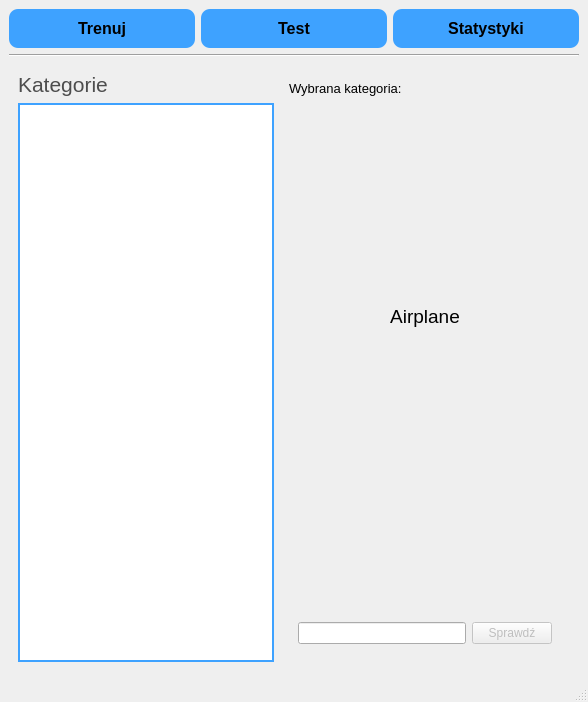
<?xml version="1.0" encoding="UTF-8"?>
<ui version="4.0">
 <class>MainWindow</class>
 <widget class="QMainWindow" name="MainWindow">
  <property name="geometry">
   <rect>
    <x>0</x>
    <y>0</y>
    <width>588</width>
    <height>702</height>
   </rect>
  </property>
  <property name="windowTitle">
   <string>MainWindow</string>
  </property>
  <property name="styleSheet">
   <string notr="true"/>
  </property>
  <widget class="QWidget" name="centralwidget">
   <layout class="QVBoxLayout" name="verticalLayout_11">
    <item>
     <layout class="QVBoxLayout" name="verticalLayout">
      <item>
       <layout class="QHBoxLayout" name="horizontalLayout">
        <item>
         <widget class="QPushButton" name="trainButton">
          <property name="font">
           <font>
            <pointsize>-1</pointsize>
            <weight>62</weight>
            <bold>true</bold>
           </font>
          </property>
          <property name="cursor">
           <cursorShape>PointingHandCursor</cursorShape>
          </property>
          <property name="styleSheet">
           <string notr="true">background-color: rgb(62, 162, 255);
border: none;
color: &quot;white&quot;;
padding-bottom: 10px;
padding-top: 10px;
border-radius: 9;
font-weight: 500;
font-size: 16px;</string>
          </property>
          <property name="text">
           <string>Trenuj</string>
          </property>
         </widget>
        </item>
        <item>
         <widget class="QPushButton" name="examButton">
          <property name="cursor">
           <cursorShape>PointingHandCursor</cursorShape>
          </property>
          <property name="styleSheet">
           <string notr="true">background-color: rgb(62, 162, 255);
border: none;
color: &quot;white&quot;;
padding-bottom: 10px;
padding-top: 10px;
border-radius: 9;
font-weight: 500;
font-size: 16px;</string>
          </property>
          <property name="text">
           <string>Test</string>
          </property>
         </widget>
        </item>
        <item>
         <widget class="QPushButton" name="statsButton">
          <property name="cursor">
           <cursorShape>PointingHandCursor</cursorShape>
          </property>
          <property name="styleSheet">
           <string notr="true">background-color: rgb(62, 162, 255);
border: none;
color: &quot;white&quot;;
padding-bottom: 10px;
padding-top: 10px;
border-radius: 9;
font-weight: 500;
font-size: 16px</string>
          </property>
          <property name="text">
           <string>Statystyki</string>
          </property>
         </widget>
        </item>
       </layout>
      </item>
      <item>
       <widget class="Line" name="line_2">
        <property name="orientation">
         <enum>Qt::Horizontal</enum>
        </property>
       </widget>
      </item>
      <item>
       <widget class="QStackedWidget" name="pagesStack">
        <property name="currentIndex">
         <number>0</number>
        </property>
        <widget class="QWidget" name="page">
         <layout class="QHBoxLayout" name="horizontalLayout_4">
          <item>
           <layout class="QVBoxLayout" name="verticalLayout_2">
            <item>
             <widget class="QLabel" name="label">
              <property name="font">
               <font>
                <pointsize>16</pointsize>
                <weight>50</weight>
                <bold>false</bold>
               </font>
              </property>
              <property name="styleSheet">
               <string notr="true">color: rgb(77, 77, 77);
</string>
              </property>
              <property name="text">
               <string>Kategorie</string>
              </property>
             </widget>
            </item>
            <item>
             <widget class="QListWidget" name="categoriesField">
              <property name="sizePolicy">
               <sizepolicy hsizetype="Maximum" vsizetype="Expanding">
                <horstretch>0</horstretch>
                <verstretch>0</verstretch>
               </sizepolicy>
              </property>
              <property name="styleSheet">
               <string notr="true">QListWidget
{
	border : 2px solid rgb(62, 162, 255);
	background-color: 'white';
}
QListWidget QScrollBar
{
	background : lightblue;
}
QListView::item:selected
{
	background-color: rgb(222, 222, 222);
}
QListView::item
{
	padding-top: 7px;
	padding-bottom: 7px;
   color: rgb(77, 77, 77);
}
QListView
{
	outline: 0;
   font-size: 16px;
   font-weight: 450;
}</string>
              </property>
             </widget>
            </item>
           </layout>
          </item>
          <item>
           <widget class="QWidget" name="widget" native="true">
            <property name="cursor">
             <cursorShape>ArrowCursor</cursorShape>
            </property>
            <layout class="QVBoxLayout" name="verticalLayout_3">
             <item>
              <widget class="QLabel" name="choosenCategoryHeader">
               <property name="sizePolicy">
                <sizepolicy hsizetype="Preferred" vsizetype="Maximum">
                 <horstretch>0</horstretch>
                 <verstretch>0</verstretch>
                </sizepolicy>
               </property>
               <property name="font">
                <font>
                 <pointsize>10</pointsize>
                </font>
               </property>
               <property name="text">
                <string>Wybrana kategoria:</string>
               </property>
              </widget>
             </item>
             <item>
              <widget class="QLabel" name="cardName">
               <property name="font">
                <font>
                 <pointsize>14</pointsize>
                 <weight>50</weight>
                 <bold>false</bold>
                </font>
               </property>
               <property name="text">
                <string>Airplane</string>
               </property>
               <property name="alignment">
                <set>Qt::AlignCenter</set>
               </property>
              </widget>
             </item>
             <item>
              <widget class="QLabel" name="answerFeedbackLabel">
               <property name="sizePolicy">
                <sizepolicy hsizetype="Minimum" vsizetype="Fixed">
                 <horstretch>0</horstretch>
                 <verstretch>0</verstretch>
                </sizepolicy>
               </property>
               <property name="minimumSize">
                <size>
                 <width>0</width>
                 <height>70</height>
                </size>
               </property>
               <property name="font">
                <font>
                 <pointsize>-1</pointsize>
                 <weight>50</weight>
                 <bold>false</bold>
                </font>
               </property>
               <property name="styleSheet">
                <string notr="true">padding: 10px;
font-size: 18px;
font-weight: 400;</string>
               </property>
               <property name="text">
                <string/>
               </property>
               <property name="alignment">
                <set>Qt::AlignCenter</set>
               </property>
              </widget>
             </item>
             <item>
              <widget class="QWidget" name="flashcardsInputsContainer" native="true">
               <property name="sizePolicy">
                <sizepolicy hsizetype="Preferred" vsizetype="Maximum">
                 <horstretch>0</horstretch>
                 <verstretch>0</verstretch>
                </sizepolicy>
               </property>
               <property name="baseSize">
                <size>
                 <width>0</width>
                 <height>0</height>
                </size>
               </property>
               <layout class="QHBoxLayout" name="horizontalLayout_3">
                <item>
                 <widget class="QLineEdit" name="answerInput"/>
                </item>
                <item>
                 <widget class="QPushButton" name="flashcardButton">
                  <property name="enabled">
                   <bool>false</bool>
                  </property>
                  <property name="text">
                   <string>Sprawdź</string>
                  </property>
                 </widget>
                </item>
               </layout>
              </widget>
             </item>
            </layout>
           </widget>
          </item>
         </layout>
        </widget>
        <widget class="QWidget" name="page_2">
         <layout class="QVBoxLayout" name="verticalLayout_6">
          <item>
           <widget class="QWidget" name="widget_2" native="true">
            <property name="sizePolicy">
             <sizepolicy hsizetype="Preferred" vsizetype="Maximum">
              <horstretch>0</horstretch>
              <verstretch>0</verstretch>
             </sizepolicy>
            </property>
            <layout class="QHBoxLayout" name="horizontalLayout_6">
             <item>
              <widget class="QPushButton" name="testEasyBtn">
               <property name="cursor">
                <cursorShape>PointingHandCursor</cursorShape>
               </property>
               <property name="styleSheet">
                <string notr="true">color: rgb(62, 162, 255);
border-radius: 5px;
background-color: 'white';
border: 2px solid rgb(62, 162, 255);
padding: 7px;
padding-left: 15px;
padding-right: 15px;
font-weight: 500;</string>
               </property>
               <property name="text">
                <string>Łatwy</string>
               </property>
              </widget>
             </item>
             <item>
              <widget class="QPushButton" name="testMediumBtn">
               <property name="cursor">
                <cursorShape>PointingHandCursor</cursorShape>
               </property>
               <property name="styleSheet">
                <string notr="true">color: rgb(62, 162, 255);
border-radius: 5px;
background-color: 'white';
border: 2px solid rgb(62, 162, 255);
padding: 7px;
padding-left: 15px;
padding-right: 15px;
font-weight: 500;</string>
               </property>
               <property name="text">
                <string>Średni</string>
               </property>
              </widget>
             </item>
             <item>
              <widget class="QPushButton" name="testHardBtn">
               <property name="cursor">
                <cursorShape>PointingHandCursor</cursorShape>
               </property>
               <property name="styleSheet">
                <string notr="true">color: rgb(62, 162, 255);
border-radius: 5px;
background-color: 'white';
border: 2px solid rgb(62, 162, 255);
padding: 7px;
padding-left: 15px;
padding-right: 15px;
font-weight: 500;</string>
               </property>
               <property name="text">
                <string>Trudny</string>
               </property>
              </widget>
             </item>
             <item>
              <spacer name="horizontalSpacer">
               <property name="orientation">
                <enum>Qt::Horizontal</enum>
               </property>
               <property name="sizeHint" stdset="0">
                <size>
                 <width>118</width>
                 <height>20</height>
                </size>
               </property>
              </spacer>
             </item>
             <item>
              <widget class="QPushButton" name="testStartBtn">
               <property name="enabled">
                <bool>false</bool>
               </property>
               <property name="cursor">
                <cursorShape>PointingHandCursor</cursorShape>
               </property>
               <property name="styleSheet">
                <string notr="true">QPushButton:enabled {
color: rgb(62, 162, 255);
border-radius: 5px;
background-color: 'white';
border: 2px solid rgb(62, 162, 255);
padding: 7px;
padding-left: 15px;
padding-right: 15px;
font-weight: 500;
}
QPushButton:disabled {
color: rgb(62, 162, 255);
border-radius: 5px;
background-color: 'white';
border: 2px solid rgb(62, 162, 255);
padding: 7px;
padding-left: 15px;
padding-right: 15px;
font-weight: 500;
border: 2px solid rgb(118, 152, 184);
color: rgb(118, 152, 184);
background-color: rgb(227, 227, 227);
}</string>
               </property>
               <property name="text">
                <string>Rozpocznij</string>
               </property>
              </widget>
             </item>
            </layout>
           </widget>
          </item>
          <item>
           <widget class="QLabel" name="testTimerLabel">
            <property name="font">
             <font>
              <pointsize>20</pointsize>
             </font>
            </property>
            <property name="text">
             <string/>
            </property>
            <property name="alignment">
             <set>Qt::AlignCenter</set>
            </property>
           </widget>
          </item>
          <item>
           <widget class="QStackedWidget" name="testStack">
            <property name="currentIndex">
             <number>2</number>
            </property>
            <widget class="QWidget" name="page_6">
             <layout class="QVBoxLayout" name="verticalLayout_8">
              <item>
               <widget class="QWidget" name="testsMainDisplay" native="true">
                <layout class="QVBoxLayout" name="verticalLayout_7">
                 <item>
                  <widget class="QLabel" name="testCardLabel">
                   <property name="font">
                    <font>
                     <family>Arial</family>
                     <pointsize>20</pointsize>
                    </font>
                   </property>
                   <property name="text">
                    <string>TextLabel</string>
                   </property>
                   <property name="alignment">
                    <set>Qt::AlignCenter</set>
                   </property>
                  </widget>
                 </item>
                 <item>
                  <widget class="QWidget" name="widget_4" native="true">
                   <property name="sizePolicy">
                    <sizepolicy hsizetype="Preferred" vsizetype="Maximum">
                     <horstretch>0</horstretch>
                     <verstretch>0</verstretch>
                    </sizepolicy>
                   </property>
                   <layout class="QHBoxLayout" name="horizontalLayout_7">
                    <item>
                     <widget class="QLineEdit" name="testCardInput"/>
                    </item>
                    <item>
                     <widget class="QPushButton" name="testCardBtn">
                      <property name="minimumSize">
                       <size>
                        <width>150</width>
                        <height>0</height>
                       </size>
                      </property>
                      <property name="text">
                       <string>Dalej</string>
                      </property>
                     </widget>
                    </item>
                   </layout>
                  </widget>
                 </item>
                </layout>
               </widget>
              </item>
             </layout>
            </widget>
            <widget class="QWidget" name="page_7">
             <layout class="QVBoxLayout" name="verticalLayout_10">
              <item>
               <widget class="QWidget" name="widget_3" native="true">
                <layout class="QVBoxLayout" name="verticalLayout_9">
                 <item>
                  <widget class="QLabel" name="examScoreHeader">
                   <property name="text">
                    <string>Wynik: 14/20 pkt. (70%)</string>
                   </property>
                   <property name="alignment">
                    <set>Qt::AlignCenter</set>
                   </property>
                  </widget>
                 </item>
                 <item>
                  <widget class="QLabel" name="label_3">
                   <property name="text">
                    <string>Twoje odpowiedzi:</string>
                   </property>
                  </widget>
                 </item>
                 <item>
                  <widget class="QScrollArea" name="examAnswerScroll">
                   <property name="widgetResizable">
                    <bool>true</bool>
                   </property>
                   <widget class="QWidget" name="scrollAreaWidgetContents">
                    <property name="geometry">
                     <rect>
                      <x>0</x>
                      <y>0</y>
                      <width>512</width>
                      <height>397</height>
                     </rect>
                    </property>
                    <layout class="QHBoxLayout" name="horizontalLayout_2">
                     <item>
                      <widget class="QWidget" name="scrollItemsHolder" native="true"/>
                     </item>
                    </layout>
                   </widget>
                  </widget>
                 </item>
                </layout>
               </widget>
              </item>
             </layout>
            </widget>
            <widget class="QWidget" name="page_8"/>
           </widget>
          </item>
         </layout>
        </widget>
        <widget class="QWidget" name="page_3">
         <layout class="QVBoxLayout" name="verticalLayout_4">
          <item>
           <layout class="QHBoxLayout" name="horizontalLayout_5">
            <item>
             <widget class="QPushButton" name="statsAnswersBtn">
              <property name="cursor">
               <cursorShape>PointingHandCursor</cursorShape>
              </property>
              <property name="styleSheet">
               <string notr="true">color: rgb(62, 162, 255);
border-radius: 5px;
background-color: 'white';
border: 2px solid rgb(62, 162, 255);
padding: 5px;
font-weight: 500;</string>
              </property>
              <property name="text">
               <string>Odpowiedzi</string>
              </property>
             </widget>
            </item>
            <item>
             <widget class="QPushButton" name="statsTestsBtn">
              <property name="cursor">
               <cursorShape>PointingHandCursor</cursorShape>
              </property>
              <property name="styleSheet">
               <string notr="true">color: rgb(62, 162, 255);
border-radius: 5px;
background-color: 'white';
border: 2px solid rgb(62, 162, 255);
padding: 5px;
font-weight: 500;</string>
              </property>
              <property name="text">
               <string>Testy</string>
              </property>
             </widget>
            </item>
            <item>
             <widget class="QPushButton" name="statsOtherBtn">
              <property name="cursor">
               <cursorShape>PointingHandCursor</cursorShape>
              </property>
              <property name="styleSheet">
               <string notr="true">color: rgb(62, 162, 255);
border-radius: 5px;
background-color: 'white';
border: 2px solid rgb(62, 162, 255);
padding: 5px;
font-weight: 500;</string>
              </property>
              <property name="text">
               <string>Inne</string>
              </property>
             </widget>
            </item>
            <item>
             <widget class="QPushButton" name="refreshStatsBtn">
              <property name="maximumSize">
               <size>
                <width>50</width>
                <height>27</height>
               </size>
              </property>
              <property name="cursor">
               <cursorShape>PointingHandCursor</cursorShape>
              </property>
              <property name="styleSheet">
               <string notr="true">color: rgb(62, 162, 255);
border-radius: 5px;
background-color: rgb(62, 162, 255);
border: 2px solid rgb(62, 162, 255);
padding: 5px;
font-weight: 500;</string>
              </property>
              <property name="text">
               <string/>
              </property>
              <property name="icon">
               <iconset>
                <normaloff>storage/icons/refresh.svg</normaloff>storage/icons/refresh.svg</iconset>
              </property>
             </widget>
            </item>
           </layout>
          </item>
          <item>
           <widget class="QStackedWidget" name="statsStack">
            <property name="autoFillBackground">
             <bool>false</bool>
            </property>
            <property name="currentIndex">
             <number>0</number>
            </property>
            <widget class="QWidget" name="page_4">
             <layout class="QVBoxLayout" name="verticalLayout_5">
              <item>
               <widget class="QWidget" name="correctPlot" native="true"/>
              </item>
              <item>
               <widget class="QWidget" name="wrongPlot" native="true"/>
              </item>
             </layout>
            </widget>
            <widget class="QWidget" name="page_5">
             <layout class="QHBoxLayout" name="horizontalLayout_8">
              <item>
               <widget class="QListWidget" name="prevExamsList">
                <property name="sizePolicy">
                 <sizepolicy hsizetype="Maximum" vsizetype="Expanding">
                  <horstretch>0</horstretch>
                  <verstretch>0</verstretch>
                 </sizepolicy>
                </property>
               </widget>
              </item>
              <item>
               <widget class="QScrollArea" name="scrollArea">
                <property name="widgetResizable">
                 <bool>true</bool>
                </property>
                <widget class="QWidget" name="scrollAreaWidgetContents_2">
                 <property name="geometry">
                  <rect>
                   <x>0</x>
                   <y>0</y>
                   <width>268</width>
                   <height>512</height>
                  </rect>
                 </property>
                 <layout class="QVBoxLayout" name="verticalLayout_12">
                  <item>
                   <widget class="QWidget" name="examsHistoryHolder" native="true"/>
                  </item>
                 </layout>
                </widget>
               </widget>
              </item>
             </layout>
            </widget>
            <widget class="QWidget" name="page_9">
             <layout class="QVBoxLayout" name="verticalLayout_13">
              <item>
               <widget class="QWidget" name="widget_5" native="true">
                <property name="sizePolicy">
                 <sizepolicy hsizetype="Preferred" vsizetype="Maximum">
                  <horstretch>0</horstretch>
                  <verstretch>0</verstretch>
                 </sizepolicy>
                </property>
                <property name="autoFillBackground">
                 <bool>false</bool>
                </property>
                <property name="styleSheet">
                 <string notr="true">background-color: white;
border-radius: 7px;</string>
                </property>
                <layout class="QVBoxLayout" name="verticalLayout_16">
                 <property name="spacing">
                  <number>6</number>
                 </property>
                 <property name="sizeConstraint">
                  <enum>QLayout::SetDefaultConstraint</enum>
                 </property>
                 <item>
                  <widget class="QWidget" name="widget_6" native="true">
                   <property name="sizePolicy">
                    <sizepolicy hsizetype="Preferred" vsizetype="Maximum">
                     <horstretch>0</horstretch>
                     <verstretch>0</verstretch>
                    </sizepolicy>
                   </property>
                   <layout class="QVBoxLayout" name="verticalLayout_14">
                    <item>
                     <widget class="QWidget" name="widget_7" native="true">
                      <property name="sizePolicy">
                       <sizepolicy hsizetype="Preferred" vsizetype="Maximum">
                        <horstretch>0</horstretch>
                        <verstretch>0</verstretch>
                       </sizepolicy>
                      </property>
                      <layout class="QHBoxLayout" name="horizontalLayout_12">
                       <item>
                        <widget class="QLabel" name="label_2">
                         <property name="font">
                          <font>
                           <family>Arial</family>
                           <pointsize>12</pointsize>
                           <weight>50</weight>
                           <bold>false</bold>
                          </font>
                         </property>
                         <property name="text">
                          <string>Odpowiedzi:</string>
                         </property>
                        </widget>
                       </item>
                       <item>
                        <widget class="QLabel" name="labelAllAnswers">
                         <property name="font">
                          <font>
                           <family>Arial</family>
                           <pointsize>12</pointsize>
                          </font>
                         </property>
                         <property name="text">
                          <string>222</string>
                         </property>
                        </widget>
                       </item>
                      </layout>
                     </widget>
                    </item>
                    <item>
                     <widget class="QWidget" name="widget_8" native="true">
                      <property name="sizePolicy">
                       <sizepolicy hsizetype="Preferred" vsizetype="Maximum">
                        <horstretch>0</horstretch>
                        <verstretch>0</verstretch>
                       </sizepolicy>
                      </property>
                      <layout class="QHBoxLayout" name="horizontalLayout_11">
                       <item>
                        <widget class="QLabel" name="label_5">
                         <property name="font">
                          <font>
                           <family>Arial</family>
                           <pointsize>12</pointsize>
                          </font>
                         </property>
                         <property name="text">
                          <string>Poprawne:</string>
                         </property>
                        </widget>
                       </item>
                       <item>
                        <widget class="QLabel" name="labelCorrectAnswers">
                         <property name="font">
                          <font>
                           <family>Arial</family>
                           <pointsize>12</pointsize>
                          </font>
                         </property>
                         <property name="text">
                          <string>122</string>
                         </property>
                        </widget>
                       </item>
                      </layout>
                     </widget>
                    </item>
                    <item>
                     <widget class="QWidget" name="widget_9" native="true">
                      <property name="sizePolicy">
                       <sizepolicy hsizetype="Preferred" vsizetype="Maximum">
                        <horstretch>0</horstretch>
                        <verstretch>0</verstretch>
                       </sizepolicy>
                      </property>
                      <layout class="QHBoxLayout" name="horizontalLayout_10">
                       <item>
                        <widget class="QLabel" name="label_9">
                         <property name="font">
                          <font>
                           <family>Arial</family>
                           <pointsize>12</pointsize>
                          </font>
                         </property>
                         <property name="text">
                          <string>Błędne</string>
                         </property>
                        </widget>
                       </item>
                       <item>
                        <widget class="QLabel" name="labelWrongAnswers">
                         <property name="font">
                          <font>
                           <family>Arial</family>
                           <pointsize>12</pointsize>
                          </font>
                         </property>
                         <property name="text">
                          <string>100</string>
                         </property>
                        </widget>
                       </item>
                      </layout>
                     </widget>
                    </item>
                    <item>
                     <widget class="QWidget" name="widget_10" native="true">
                      <property name="sizePolicy">
                       <sizepolicy hsizetype="Preferred" vsizetype="Maximum">
                        <horstretch>0</horstretch>
                        <verstretch>0</verstretch>
                       </sizepolicy>
                      </property>
                      <layout class="QHBoxLayout" name="horizontalLayout_9">
                       <item>
                        <widget class="QLabel" name="label_11">
                         <property name="font">
                          <font>
                           <family>Arial</family>
                           <pointsize>12</pointsize>
                          </font>
                         </property>
                         <property name="text">
                          <string>Celność:</string>
                         </property>
                        </widget>
                       </item>
                       <item>
                        <widget class="QLabel" name="labelAccuracy">
                         <property name="font">
                          <font>
                           <family>Arial</family>
                           <pointsize>12</pointsize>
                          </font>
                         </property>
                         <property name="text">
                          <string>88%</string>
                         </property>
                        </widget>
                       </item>
                      </layout>
                     </widget>
                    </item>
                   </layout>
                  </widget>
                 </item>
                 <item>
                  <widget class="QWidget" name="widget_13" native="true">
                   <layout class="QVBoxLayout" name="verticalLayout_17">
                    <item>
                     <widget class="QWidget" name="widget_14" native="true">
                      <layout class="QHBoxLayout" name="horizontalLayout_14">
                       <item>
                        <widget class="QLabel" name="label_4">
                         <property name="font">
                          <font>
                           <family>Arial</family>
                           <pointsize>12</pointsize>
                          </font>
                         </property>
                         <property name="text">
                          <string>Rozwiązane testy:</string>
                         </property>
                        </widget>
                       </item>
                       <item>
                        <widget class="QLabel" name="labelExamsCount">
                         <property name="font">
                          <font>
                           <family>Arial</family>
                           <pointsize>12</pointsize>
                          </font>
                         </property>
                         <property name="text">
                          <string>2</string>
                         </property>
                        </widget>
                       </item>
                      </layout>
                     </widget>
                    </item>
                    <item>
                     <widget class="QWidget" name="widget_exams_misc" native="true">
                      <layout class="QHBoxLayout" name="horizontalLayout_15">
                       <item>
                        <widget class="QLabel" name="label_7">
                         <property name="font">
                          <font>
                           <family>Arial</family>
                           <pointsize>12</pointsize>
                          </font>
                         </property>
                         <property name="text">
                          <string>Średni wynik testu:</string>
                         </property>
                        </widget>
                       </item>
                       <item>
                        <widget class="QLabel" name="labelExamsAccuracy">
                         <property name="font">
                          <font>
                           <family>Arial</family>
                           <pointsize>12</pointsize>
                          </font>
                         </property>
                         <property name="text">
                          <string>40.0%</string>
                         </property>
                        </widget>
                       </item>
                      </layout>
                     </widget>
                    </item>
                   </layout>
                  </widget>
                 </item>
                 <item>
                  <widget class="QWidget" name="widget_11" native="true">
                   <property name="sizePolicy">
                    <sizepolicy hsizetype="Preferred" vsizetype="Maximum">
                     <horstretch>0</horstretch>
                     <verstretch>0</verstretch>
                    </sizepolicy>
                   </property>
                   <layout class="QVBoxLayout" name="verticalLayout_15">
                    <item>
                     <widget class="QWidget" name="widget_12" native="true">
                      <property name="sizePolicy">
                       <sizepolicy hsizetype="Preferred" vsizetype="Maximum">
                        <horstretch>0</horstretch>
                        <verstretch>0</verstretch>
                       </sizepolicy>
                      </property>
                      <layout class="QHBoxLayout" name="horizontalLayout_13">
                       <item>
                        <widget class="QLabel" name="label_13">
                         <property name="font">
                          <font>
                           <family>Arial</family>
                           <pointsize>12</pointsize>
                          </font>
                         </property>
                         <property name="text">
                          <string>Czas nauki:</string>
                         </property>
                        </widget>
                       </item>
                       <item>
                        <widget class="QLabel" name="labelAppUseTime">
                         <property name="font">
                          <font>
                           <family>Arial</family>
                           <pointsize>12</pointsize>
                          </font>
                         </property>
                         <property name="text">
                          <string>25 h</string>
                         </property>
                        </widget>
                       </item>
                      </layout>
                     </widget>
                    </item>
                   </layout>
                  </widget>
                 </item>
                </layout>
               </widget>
              </item>
              <item>
               <spacer name="verticalSpacer">
                <property name="orientation">
                 <enum>Qt::Vertical</enum>
                </property>
                <property name="sizeHint" stdset="0">
                 <size>
                  <width>20</width>
                  <height>40</height>
                 </size>
                </property>
               </spacer>
              </item>
             </layout>
            </widget>
           </widget>
          </item>
         </layout>
        </widget>
       </widget>
      </item>
     </layout>
    </item>
   </layout>
  </widget>
  <widget class="QMenuBar" name="menubar">
   <property name="geometry">
    <rect>
     <x>0</x>
     <y>0</y>
     <width>588</width>
     <height>21</height>
    </rect>
   </property>
  </widget>
  <widget class="QStatusBar" name="statusbar"/>
 </widget>
 <resources/>
 <connections/>
</ui>
